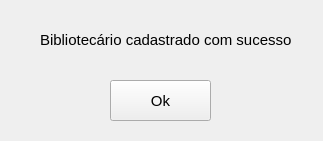
<?xml version="1.0" encoding="UTF-8"?>
<ui version="4.0">
 <class>Form</class>
 <widget class="QWidget" name="Form">
  <property name="geometry">
   <rect>
    <x>0</x>
    <y>0</y>
    <width>323</width>
    <height>141</height>
   </rect>
  </property>
  <property name="windowTitle">
   <string>Form</string>
  </property>
  <widget class="QPushButton" name="botao_ok">
   <property name="geometry">
    <rect>
     <x>110</x>
     <y>80</y>
     <width>101</width>
     <height>41</height>
    </rect>
   </property>
   <property name="font">
    <font>
     <pointsize>11</pointsize>
    </font>
   </property>
   <property name="text">
    <string>Ok</string>
   </property>
  </widget>
  <widget class="QLabel" name="label">
   <property name="geometry">
    <rect>
     <x>40</x>
     <y>30</y>
     <width>251</width>
     <height>20</height>
    </rect>
   </property>
   <property name="font">
    <font>
     <pointsize>11</pointsize>
    </font>
   </property>
   <property name="text">
    <string>Bibliotecário cadastrado com sucesso!</string>
   </property>
  </widget>
 </widget>
 <resources/>
 <connections/>
</ui>
